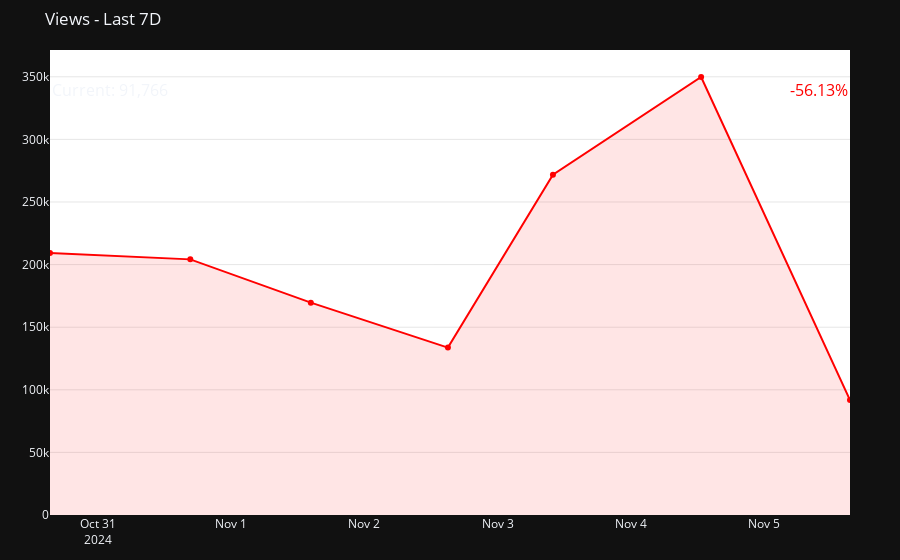
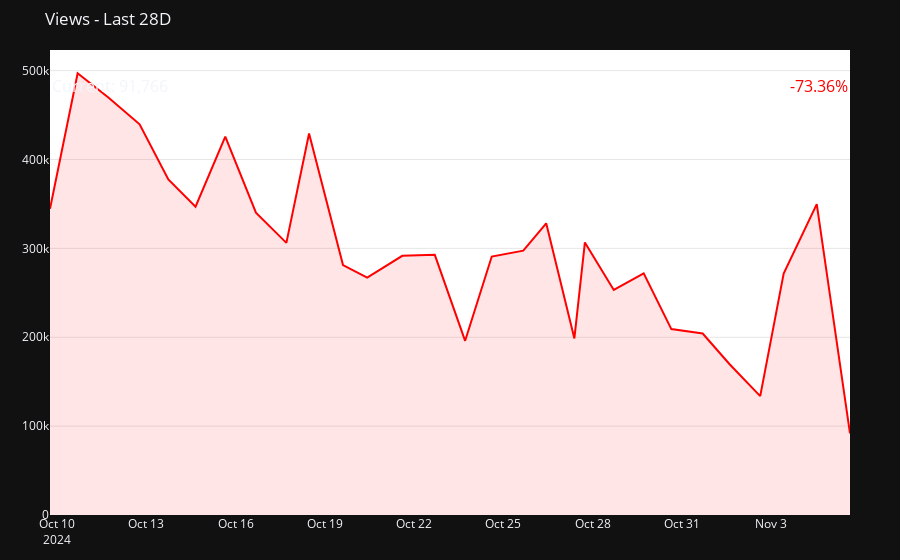
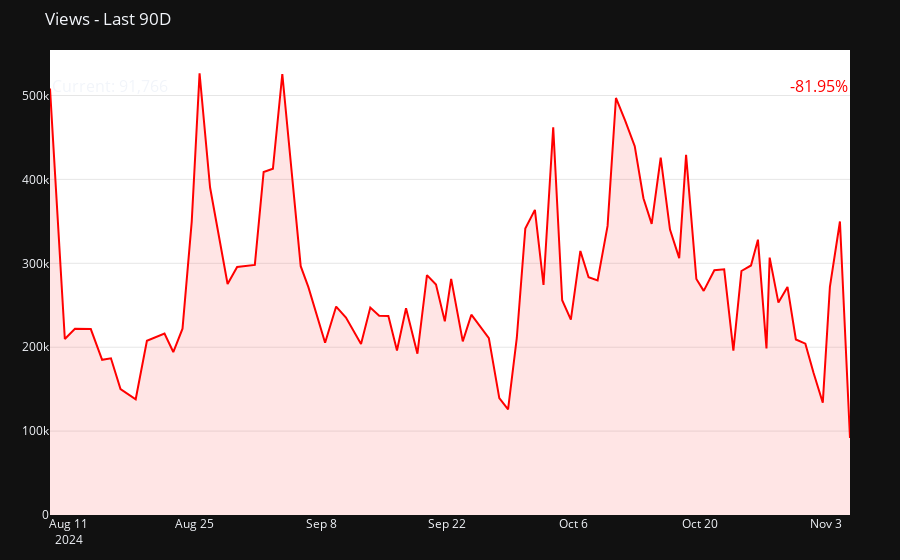
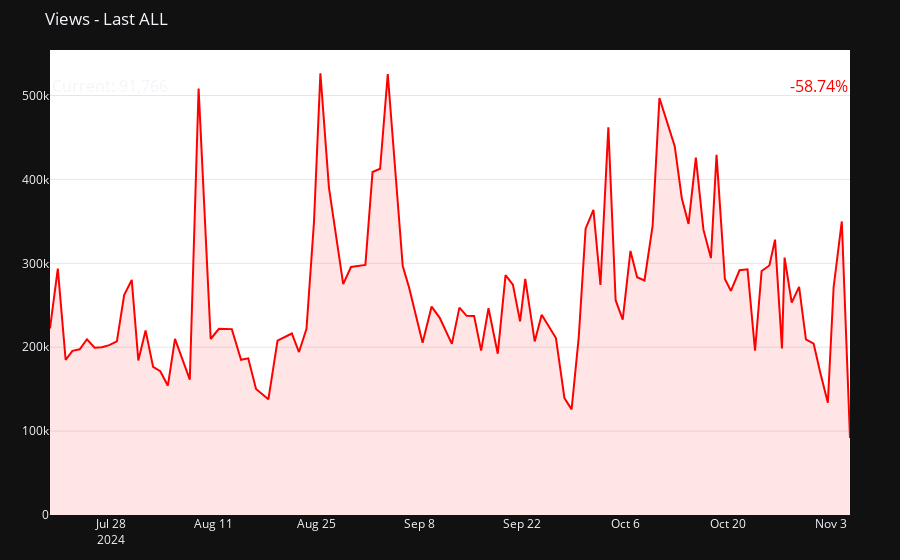

The code cell stored with these charts, in order, in its notebook:
### Markdown cell above
<div style="border-radius: 30px 0 30px 0; border: 2px solid #00ea98; padding: 20px; background-color: #0a141b; text-align: center; box-shadow: 0px 2px 4px rgba(0, 0, 0, 0.2);">
    <h1 style="color: #7ab052; text-shadow: 2px 2px 4px rgba(0, 0, 0, 0.5); font-weight: bold; margin-bottom: 10px; font-size: 36px;">Analysis Execution </h1>
</div>

Running comprehensive analysis for the specified channel:
- Data collection and processing
- CSV file generation
- Visualization creation
- Report generation

### Code cell
# Main execution code
channel_url = "https://www.youtube.com/@arsalancba"  # Example channel URL
channel_info, videos = get_channel_data(channel_url)

if channel_info and videos:
    # Create visualizer
    viz = YouTubeVisualizer()
    channel_id = yt.get_channel_id(channel_url)
    
    # Process video dates
    videos_df = pd.DataFrame(videos)
    videos_df['published_at'] = pd.to_datetime(videos_df['published_at']).dt.tz_localize(None)
    
    # Generate and save views data
    views_data = viz.generate_views_data(videos_df)
    if views_data is not None:
        views_filename = 'analytics_output/views_trends_all_periods.csv'
        views_data.to_csv(views_filename, index=False)
        print(f"\nSaved all views data to {views_filename}")
        
    # Generate and save subscriber data
    subscriber_data = viz.generate_subscriber_data(channel_id)
    if subscriber_data is not None:
        subs_filename = 'analytics_output/subscriber_trends_all_periods.csv'
        subscriber_data.to_csv(subs_filename, index=False)
        print(f"\nSaved all subscriber data to {subs_filename}")
    
    # Generate and show visualizations
    views_graphs, subscriber_graphs = viz.get_all_trend_graphs(videos, channel_id)
    
    # Display views graphs
    for time_range, graph in views_graphs.items():
        print(f"Displaying views trend graph for {time_range}...")
        graph.show()
    
    # Display subscriber graphs
    for time_range, graph in subscriber_graphs.items():
        print(f"Displaying subscriber trend graph for {time_range}...")
        graph.show()
else:
    print("Could not fetch channel data")

### Figure 1 — Plotly figure (JSON) as saved in the notebook; plotly's stock layout.template omitted (floating-point values rounded to 4 significant figures)
{"data": [{"fill": "tozeroy", "fillcolor": "rgba(255, 0, 0, 0.1)", "hovertemplate": "%{y:,.0f}<br>%{x}<extra></extra>", "line": {"color": "red", "width": 2}, "name": "Views", "type": "scatter", "x": ["2024-10-30T15:23:41", "2024-10-31T16:39:35", "2024-11-01T14:22:08", "2024-11-02T15:03:27", "2024-11-03T09:58:17", "2024-11-04T12:39:26", "2024-11-05T15:28:12"], "y": [209185, 204170, 169591, 133721, 271791, 349830, 91766]}], "layout": {"annotations": [{"font": {"color": "red", "size": 16}, "showarrow": false, "text": "-56.13%", "x": "2024-11-05T15:28:12", "xanchor": "right", "y": 349830, "yanchor": "top"}, {"font": {"size": 16}, "showarrow": false, "text": "Current: 91,766", "x": "2024-10-30T15:23:41", "xanchor": "left", "y": 349830, "yanchor": "top"}], "hovermode": "x unified", "margin": {"b": 30, "l": 50, "r": 50, "t": 50}, "plot_bgcolor": "white", "showlegend": false, "title": {"text": "Views - Last 7D"}, "xaxis": {"showgrid": false, "zeroline": false}, "yaxis": {"gridcolor": "rgba(128, 128, 128, 0.2)", "showgrid": true, "zeroline": false}}}

### Figure 2 — Plotly figure (JSON) as saved in the notebook; plotly's stock layout.template omitted (floating-point values rounded to 4 significant figures)
{"data": [{"fill": "tozeroy", "fillcolor": "rgba(255, 0, 0, 0.1)", "hovertemplate": "%{y:,.0f}<br>%{x}<extra></extra>", "line": {"color": "red", "width": 2}, "name": "Views", "type": "scatter", "x": ["2024-10-09T18:15:04", "2024-10-10T16:33:15", "2024-10-11T17:19:00", "2024-10-12T18:31:53", "2024-10-13T17:41:30", "2024-10-14T15:37:19", "2024-10-15T15:37:14", "2024-10-16T16:21:27", "2024-10-17T16:53:47", "2024-10-18T11:11:28", "2024-10-19T14:33:56", "2024-10-20T10:05:11", "2024-10-21T14:23:52", "2024-10-22T16:36:04", "2024-10-23T17:04:11", "2024-10-24T14:32:30", "2024-10-25T15:58:04", "2024-10-26T10:26:51", "2024-10-27T09:10:24", "2024-10-27T17:39:33", "2024-10-28T16:56:37", "2024-10-29T17:03:56", "2024-10-30T15:23:41", "2024-10-31T16:39:35", "2024-11-01T14:22:08", "2024-11-02T15:03:27", "2024-11-03T09:58:17", "2024-11-04T12:39:26", "2024-11-05T15:28:12"], "y": [344527, 497060, 469780, 439623, 377566, 346957, 425842, 340110, 306186, 429315, 281272, 267125, 291656, 292768, 196009, 290823, 297390, 328167, 198629, 306731, 253182, 271897, 209185, 204170, 169591, 133721, 271791, 349830, 91766]}], "layout": {"annotations": [{"font": {"color": "red", "size": 16}, "showarrow": false, "text": "-73.36%", "x": "2024-11-05T15:28:12", "xanchor": "right", "y": 497060, "yanchor": "top"}, {"font": {"size": 16}, "showarrow": false, "text": "Current: 91,766", "x": "2024-10-09T18:15:04", "xanchor": "left", "y": 497060, "yanchor": "top"}], "hovermode": "x unified", "margin": {"b": 30, "l": 50, "r": 50, "t": 50}, "plot_bgcolor": "white", "showlegend": false, "title": {"text": "Views - Last 28D"}, "xaxis": {"showgrid": false, "zeroline": false}, "yaxis": {"gridcolor": "rgba(128, 128, 128, 0.2)", "showgrid": true, "zeroline": false}}}

### Figure 3 — Plotly figure (JSON) as saved in the notebook; plotly's stock layout.template omitted (floating-point values rounded to 4 significant figures)
{"data": [{"fill": "tozeroy", "fillcolor": "rgba(255, 0, 0, 0.1)", "hovertemplate": "%{y:,.0f}<br>%{x}<extra></extra>", "line": {"color": "red", "width": 2}, "name": "Views", "type": "scatter", "x": ["2024-08-08T22:12:18", "2024-08-10T13:40:01", "2024-08-11T16:34:33", "2024-08-13T10:46:57", "2024-08-14T16:56:39", "2024-08-15T16:24:23", "2024-08-16T17:53:19", "2024-08-18T10:17:57", "2024-08-19T16:09:20", "2024-08-21T14:56:10", "2024-08-22T14:20:23", "2024-08-23T14:54:01", "2024-08-24T15:21:54", "2024-08-25T12:17:04", "2024-08-26T16:15:48", "2024-08-28T14:52:23", "2024-08-29T16:15:34", "2024-08-31T15:23:33", "2024-09-01T14:47:11", "2024-09-02T15:30:08", "2024-09-03T16:30:39", "2024-09-05T17:29:07", "2024-09-06T13:55:44", "2024-09-08T10:24:24", "2024-09-09T15:49:44", "2024-09-10T17:55:39", "2024-09-12T10:02:32", "2024-09-13T10:42:57", "2024-09-14T10:22:32", "2024-09-15T10:48:21", "2024-09-16T09:43:01", "2024-09-17T09:49:22", "2024-09-18T16:07:35", "2024-09-19T17:30:43", "2024-09-20T17:31:38", "2024-09-21T17:05:12", "2024-09-22T09:55:25", "2024-09-23T16:51:55", "2024-09-24T15:39:24", "2024-09-26T14:14:57", "2024-09-27T18:03:30", "2024-09-28T17:24:22", "2024-09-29T16:37:46", "2024-09-30T15:14:55", "2024-10-01T16:47:33", "2024-10-02T15:41:38", "2024-10-03T17:34:10", "2024-10-04T17:24:33", "2024-10-05T16:30:30", "2024-10-06T17:49:59", "2024-10-07T15:40:58", "2024-10-08T15:42:59", "2024-10-09T18:15:04", "2024-10-10T16:33:15", "2024-10-11T17:19:00", "2024-10-12T18:31:53", "2024-10-13T17:41:30", "2024-10-14T15:37:19", "2024-10-15T15:37:14", "2024-10-16T16:21:27", "2024-10-17T16:53:47", "2024-10-18T11:11:28", "2024-10-19T14:33:56", "2024-10-20T10:05:11", "2024-10-21T14:23:52", "2024-10-22T16:36:04", "2024-10-23T17:04:11", "2024-10-24T14:32:30", "2024-10-25T15:58:04", "2024-10-26T10:26:51", "2024-10-27T09:10:24", "2024-10-27T17:39:33", "2024-10-28T16:56:37", "2024-10-29T17:03:56", "2024-10-30T15:23:41", "2024-10-31T16:39:35", "2024-11-01T14:22:08", "2024-11-02T15:03:27", "2024-11-03T09:58:17", "2024-11-04T12:39:26", "2024-11-05T15:28:12"], "y": [508311, 209770, 221940, 221566, 184978, 186763, 150163, 137925, 207743, 216320, 194231, 222057, 349327, 526523, 390310, 275273, 295626, 298071, 408788, 412652, 525634, 296598, 271562, 205224, 248419, 235274, 203919, 247221, 237436, 237164, 195973, 246435, 192251, 285960, 274666, 230762, 281383, 206896, 238736, 210910, 139392, 125892, 210998, 341299, 363736, 274162, 462113, 256004, 232956, 314719, 283442, 279544, 344527, 497060, 469780, 439623, 377566, 346957, 425842, 340110, 306186, 429315, 281272, 267125, 291656, 292768, 196009, 290823, 297390, 328167, 198629, 306731, 253182, 271897, 209185, 204170, 169591, 133721, 271791, 349830, 91766]}], "layout": {"annotations": [{"font": {"color": "red", "size": 16}, "showarrow": false, "text": "-81.95%", "x": "2024-11-05T15:28:12", "xanchor": "right", "y": 526523, "yanchor": "top"}, {"font": {"size": 16}, "showarrow": false, "text": "Current: 91,766", "x": "2024-08-08T22:12:18", "xanchor": "left", "y": 526523, "yanchor": "top"}], "hovermode": "x unified", "margin": {"b": 30, "l": 50, "r": 50, "t": 50}, "plot_bgcolor": "white", "showlegend": false, "title": {"text": "Views - Last 90D"}, "xaxis": {"showgrid": false, "zeroline": false}, "yaxis": {"gridcolor": "rgba(128, 128, 128, 0.2)", "showgrid": true, "zeroline": false}}}

### Figure 4 — Plotly figure (JSON) as saved in the notebook; plotly's stock layout.template omitted (floating-point values rounded to 4 significant figures)
{"data": [{"fill": "tozeroy", "fillcolor": "rgba(255, 0, 0, 0.1)", "hovertemplate": "%{y:,.0f}<br>%{x}<extra></extra>", "line": {"color": "red", "width": 2}, "name": "Views", "type": "scatter", "x": ["2024-07-19T16:27:27", "2024-07-20T17:59:59", "2024-07-21T19:36:22", "2024-07-22T17:38:40", "2024-07-23T17:39:20", "2024-07-24T17:12:39", "2024-07-25T18:20:25", "2024-07-26T17:52:59", "2024-07-27T18:18:00", "2024-07-28T19:03:49", "2024-07-29T18:50:40", "2024-07-30T19:40:00", "2024-07-31T17:11:00", "2024-08-01T16:53:38", "2024-08-02T17:32:23", "2024-08-03T16:55:43", "2024-08-04T17:46:56", "2024-08-05T17:00:18", "2024-08-07T17:26:32", "2024-08-08T22:12:18", "2024-08-10T13:40:01", "2024-08-11T16:34:33", "2024-08-13T10:46:57", "2024-08-14T16:56:39", "2024-08-15T16:24:23", "2024-08-16T17:53:19", "2024-08-18T10:17:57", "2024-08-19T16:09:20", "2024-08-21T14:56:10", "2024-08-22T14:20:23", "2024-08-23T14:54:01", "2024-08-24T15:21:54", "2024-08-25T12:17:04", "2024-08-26T16:15:48", "2024-08-28T14:52:23", "2024-08-29T16:15:34", "2024-08-31T15:23:33", "2024-09-01T14:47:11", "2024-09-02T15:30:08", "2024-09-03T16:30:39", "2024-09-05T17:29:07", "2024-09-06T13:55:44", "2024-09-08T10:24:24", "2024-09-09T15:49:44", "2024-09-10T17:55:39", "2024-09-12T10:02:32", "2024-09-13T10:42:57", "2024-09-14T10:22:32", "2024-09-15T10:48:21", "2024-09-16T09:43:01", "2024-09-17T09:49:22", "2024-09-18T16:07:35", "2024-09-19T17:30:43", "2024-09-20T17:31:38", "2024-09-21T17:05:12", "2024-09-22T09:55:25", "2024-09-23T16:51:55", "2024-09-24T15:39:24", "2024-09-26T14:14:57", "2024-09-27T18:03:30", "2024-09-28T17:24:22", "2024-09-29T16:37:46", "2024-09-30T15:14:55", "2024-10-01T16:47:33", "2024-10-02T15:41:38", "2024-10-03T17:34:10", "2024-10-04T17:24:33", "2024-10-05T16:30:30", "2024-10-06T17:49:59", "2024-10-07T15:40:58", "2024-10-08T15:42:59", "2024-10-09T18:15:04", "2024-10-10T16:33:15", "2024-10-11T17:19:00", "2024-10-12T18:31:53", "2024-10-13T17:41:30", "2024-10-14T15:37:19", "2024-10-15T15:37:14", "2024-10-16T16:21:27", "2024-10-17T16:53:47", "2024-10-18T11:11:28", "2024-10-19T14:33:56", "2024-10-20T10:05:11", "2024-10-21T14:23:52", "2024-10-22T16:36:04", "2024-10-23T17:04:11", "2024-10-24T14:32:30", "2024-10-25T15:58:04", "2024-10-26T10:26:51", "2024-10-27T09:10:24", "2024-10-27T17:39:33", "2024-10-28T16:56:37", "2024-10-29T17:03:56", "2024-10-30T15:23:41", "2024-10-31T16:39:35", "2024-11-01T14:22:08", "2024-11-02T15:03:27", "2024-11-03T09:58:17", "2024-11-04T12:39:26", "2024-11-05T15:28:12"], "y": [222384, 293669, 184907, 195689, 197561, 209467, 199320, 200035, 202455, 206940, 262225, 280161, 184164, 219818, 176600, 171378, 154129, 209914, 161272, 508311, 209770, 221940, 221566, 184978, 186763, 150163, 137925, 207743, 216320, 194231, 222057, 349327, 526523, 390310, 275273, 295626, 298071, 408788, 412652, 525634, 296598, 271562, 205224, 248419, 235274, 203919, 247221, 237436, 237164, 195973, 246435, 192251, 285960, 274666, 230762, 281383, 206896, 238736, 210910, 139392, 125892, 210998, 341299, 363736, 274162, 462113, 256004, 232956, 314719, 283442, 279544, 344527, 497060, 469780, 439623, 377566, 346957, 425842, 340110, 306186, 429315, 281272, 267125, 291656, 292768, 196009, 290823, 297390, 328167, 198629, 306731, 253182, 271897, 209185, 204170, 169591, 133721, 271791, 349830, 91766]}], "layout": {"annotations": [{"font": {"color": "red", "size": 16}, "showarrow": false, "text": "-58.74%", "x": "2024-11-05T15:28:12", "xanchor": "right", "y": 526523, "yanchor": "top"}, {"font": {"size": 16}, "showarrow": false, "text": "Current: 91,766", "x": "2024-07-19T16:27:27", "xanchor": "left", "y": 526523, "yanchor": "top"}], "hovermode": "x unified", "margin": {"b": 30, "l": 50, "r": 50, "t": 50}, "plot_bgcolor": "white", "showlegend": false, "title": {"text": "Views - Last ALL"}, "xaxis": {"showgrid": false, "zeroline": false}, "yaxis": {"gridcolor": "rgba(128, 128, 128, 0.2)", "showgrid": true, "zeroline": false}}}
